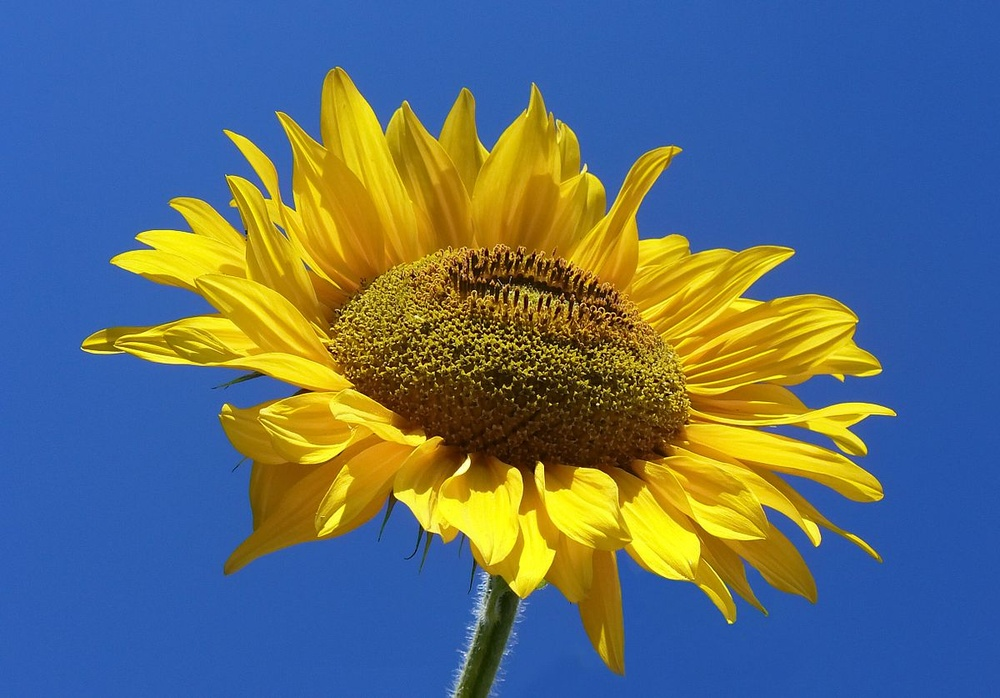
#> input picture Meet OpenCv/sunflower.jpg, 1000 x 698 px, shrunk from 1200 x 837 before the run
$ jupyter execute Untitled.ipynb
#> lines starting #> are read from the running program, lines starting #| are printed output that depends on the picture
# OpenCv

[cell 1]
# Firstly, we import OpenCv Library

import cv2
import numpy as np

[cell 2]
#Image processing is called processing digital photos using a computer.
#We use OpenCv.

#If we want to upload our photo to the Python environment, we will use the imread command.

image = cv2.imread("sunflower.jpg")
#> image is the input picture: shape (698, 1000, 3); mean B, G, R 117.7, 110.1, 93.2

[cell 3]
# for height width and channel information (shape) first channel is blue, second green and third is red

print(image.shape)
#| (698, 1000, 3)

[cell 4]
#We can learn the pixel values by manually entering the coordinate values.
#In addition, the pixel values change according to the number of bits of the photo. 2^number of bits

y= 15
x=25
channel= 1  #green

intensity= [y,x,channel]
print("Intensity: ",intensity)

[cell 5]
#We can learn (with numpy) max and min intensity value

max_intensity= np.max(image)
#> max_intensity = 255
min_intensity= np.min(image)
#> min_intensity = 0

print("Max intensity is : ", max_intensity)
#| Max intensity is :  255
print("Min intensity is : ", min_intensity)
#| Min intensity is :  0

[cell 6]
#If we just enter the height and width information, the values for the three channels are written to the screen.

print(image[x,y])
#| [190 103  53]

[cell 7]
#If we want to crop part of the photo

crop= image[25:500, 50:500]
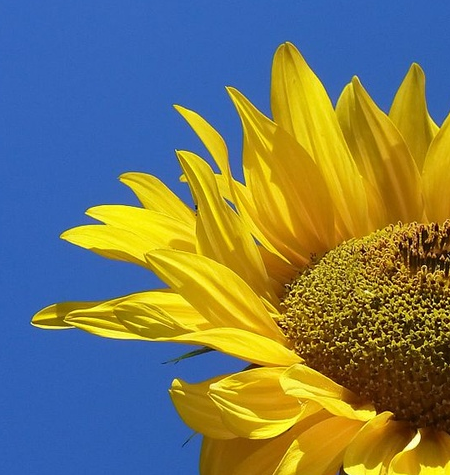
#> crop: shape (475, 450, 3); mean B, G, R 95.5, 121.3, 117.9
cv2.imshow("The Photo", crop)
cv2.waitKey(0)
cv2.destroyAllWindows()


$ run again, with Meet OpenCv/Cut_Photo.png saved as Meet OpenCv/sunflower.jpg
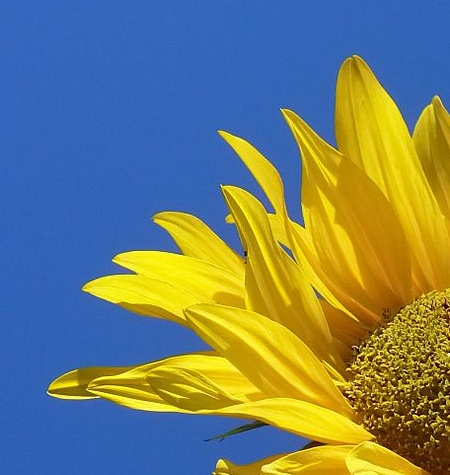
#> input picture Meet OpenCv/Cut_Photo.png, 450 x 475 px
#> image is the input picture: shape (475, 450, 3); mean B, G, R 109.7, 126.8, 115.5
#| (475, 450, 3)
#> max_intensity = 255
#> min_intensity = 0
#| Max intensity is :  255
#| Min intensity is :  0
#| [188 103  55]
#> `crop= image[25:500, 50:500]`:
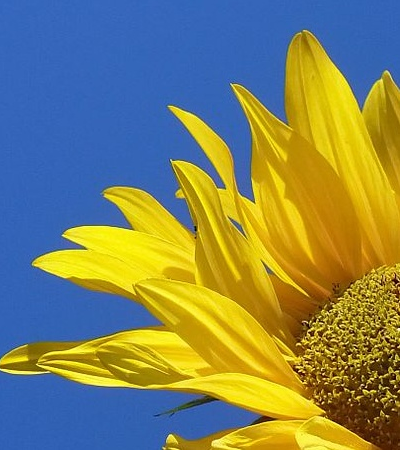
#> crop: shape (450, 400, 3); mean B, G, R 95.5, 131.8, 127.5
